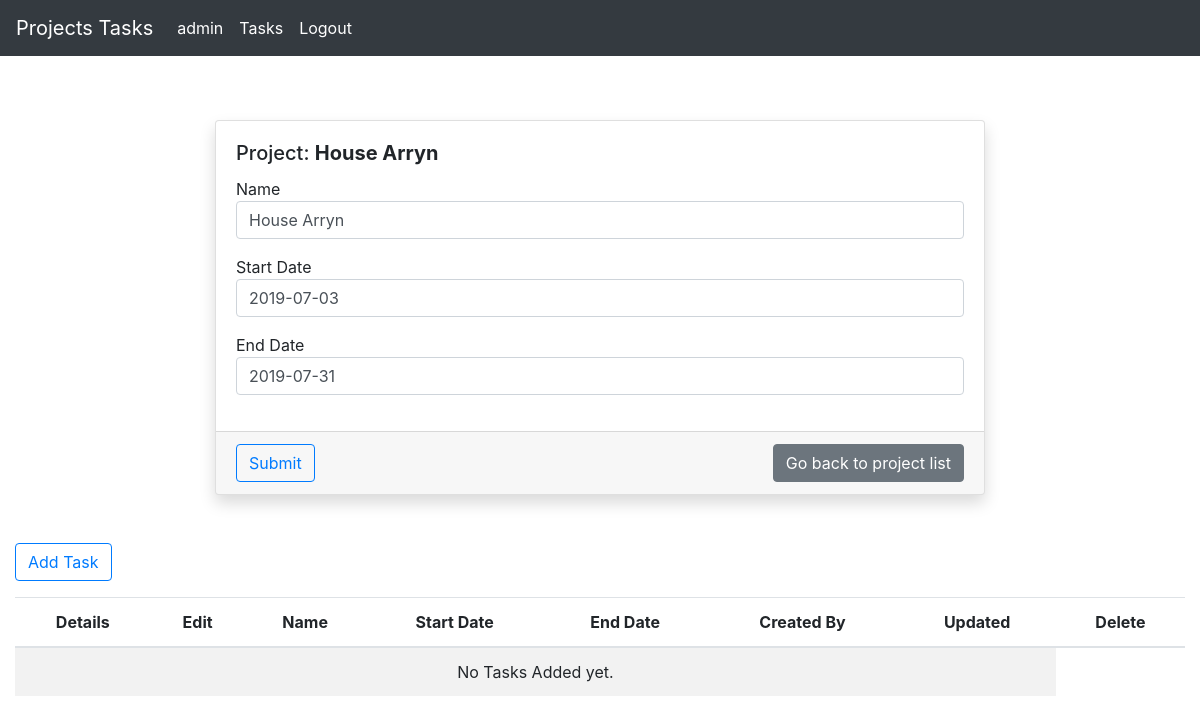
/projects/project-details/15/ (signed in), run on an earlier commit of the app's database.
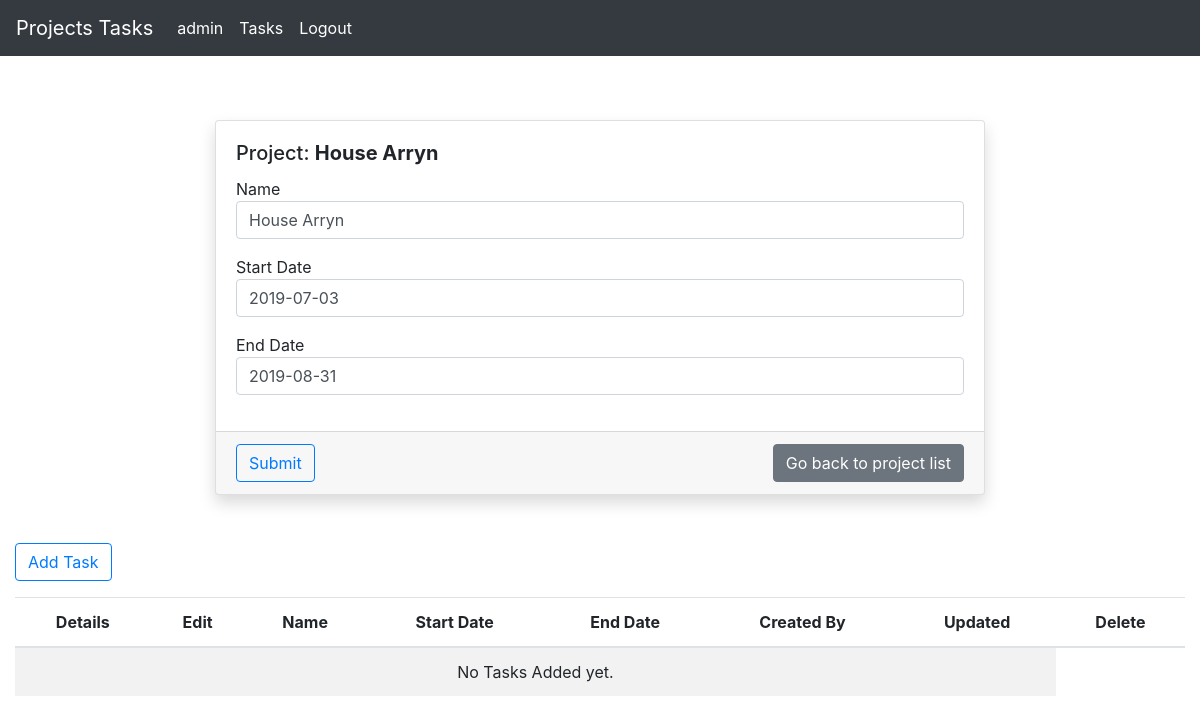
And on a later commit of the database.
### projects/models.py (models this page shows, shortened)
class Project(models.Model):
    name = models.CharField(max_length = 250)
    start = models.DateField(verbose_name = 'Start Date')
    end = models.DateField(verbose_name = 'End Date')
    assigned_users = models.ManyToManyField(
        settings.AUTH_USER_MODEL,
        blank = True,
        related_name = 'projects'
    )
    assigned_groups = models.ManyToManyField(
        Group,
        blank = True,
        related_name = 'projects',
    )
    progress = models.PositiveSmallIntegerField(default = 0, editable = False)
    created_by = models.ForeignKey(
        settings.AUTH_USER_MODEL,
        on_delete = models.SET_NULL,
        null = True,
        blank = True,
        related_name = 'created_projects',
        editable = False,
    )
    updated_by = models.ForeignKey(
        settings.AUTH_USER_MODEL,
        on_delete = models.SET_NULL,
        null = True,
        blank = True,
        related_name = 'updated_projects',
        editable = False,
    )
    updated = models.DateTimeField(auto_now = True)
    created = models.DateTimeField(auto_now_add = True)
    class Meta:
        ordering = ('-created', 'name')

### projects/views.py (the view)
# urls.py: path('project-details/<int:pk>/', views.ProjectDetails.as_view(), name = 'details'),
class ProjectDetails(PermissionRequiredMixin, UpdateView):
    model = Project
    template_name = 'projects/details.html'
    context_object_name = 'project'
    permission_required = ('projects.change_projects',)
    form_class = ProjectForm
    def get_context_data(self, *args, **kwargs):
        cxt = super(ProjectDetails, self).get_context_data(*args, **kwargs)
        cxt['task_form'] = TaskForm
        return cxt

### projects/forms.py
class ProjectForm(forms.ModelForm):
    def __init__(self, *args, **kwargs):
        super(ProjectForm, self).__init__(*args, **kwargs)
        for f in self.fields:
            self.fields[f].widget.attrs['class'] = 'form-control'
            self.fields[f].widget.attrs['placeholder'] = f
        self.fields['start'].widget.attrs['class'] += ' date-selector'
        self.fields['end'].widget.attrs['class'] += ' date-selector'
        self.fields['end'].widget.attrs['placeholder'] = 'YYYY-MM-DD'
        self.fields['start'].widget.attrs['placeholder'] = 'YYYY-MM-DD'
        self.fields['start'].widget.attrs['id'] = 'id_task_start'
        self.fields['end'].widget.attrs['id'] = 'id_task_end'
    class Meta:
        model = Project
        fields = ('name', 'start', 'end')

### projects/templates/projects/details.html (shortened to what the changed rows need)
{% extends "base.html" %}
{% block content %}
    <div class="col-8 mx-auto project-details">
        <div class="card shadow mt-5">
            <form method="POST">
                <div class="card-body">
                    <h5 class="card-title">
                        Project: <strong>{{ project.name }}</strong>
                    </h5>
                    {% for field in form %}
                        <div class="form-group">
                            {{ field.label }}
                            {{ field }}
                        </div>
                    {% endfor %}
                </div>
            </form>
        </div>
    </div>
    <div class="col-12 my-5">
        <table class="table table-striped text-center">
            <thead>
                <tr>
                    <th>
                        Details
                    </th>
                    <th>
                        Edit
                    </th>
                    <th>
                        Name
                    </th>
                    <th>
                        Start Date
                    </th>
                    <th>
                        End Date
                    </th>
                    <th>
                        Created By
                    </th>
                    <th>
                        Updated
                    </th>
                    <th>
                        Delete
                    </th>
                </tr>
            </thead>
        </table>
    </div>
{% endblock content %}

What changed in the data, as far as the page shows it:
changed Project "House Arryn": end "2019-07-31" → "2019-08-31"
